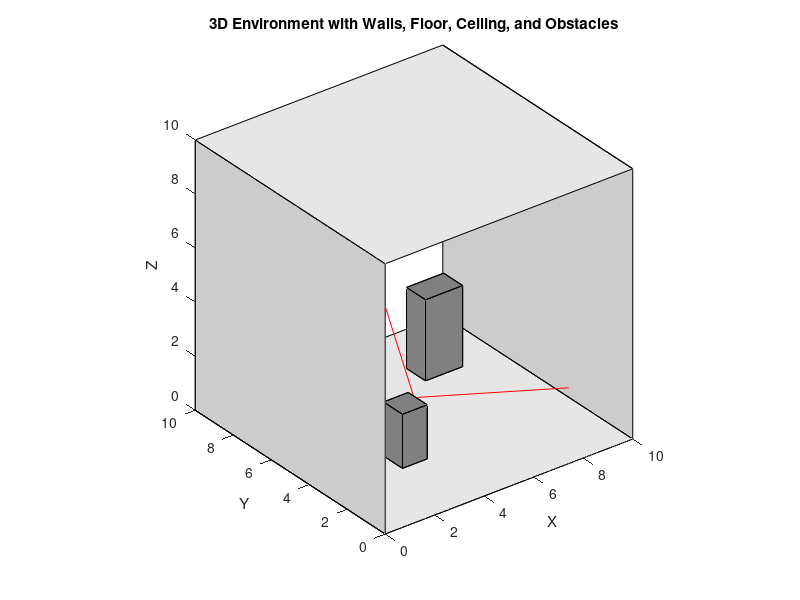

Here is the MATLAB script that generated this plot:
% Main function to set up the environment
function createEnvironment()
    % Define the environment's dimensions
    envWidth = 10; % Width of the environment
    envHeight = 10; % Height of the environment
    envDepth = 10; % Depth of the environment

    % Initialize figure for 3D plotting
    figure;
    hold on;
    axis equal;
    xlabel('X'); ylabel('Y'); zlabel('Z');
    xlim([0 envWidth]); ylim([0 envDepth]); zlim([0 envHeight]);

    % Create walls
    createWall([0 0 0], [envWidth 0 envHeight]); % Back wall
    createWall([0 envDepth 0], [envWidth envDepth envHeight]); % Front wall
    createWall([0 0 0], [0 envDepth envHeight]); % Left wall
    createWall([envWidth 0 0], [envWidth envDepth envHeight]); % Right wall

    % Create floor and ceiling
    createFloor([0 0 0], [envWidth envDepth 0]); % Floor
    createFloor([0 0 envHeight], [envWidth envDepth envHeight]); % Ceiling

    % Create obstacles
    createObstacle([3 3 0], [1 1 2]); % Obstacle 1
    createObstacle([7 7 0], [1.5 1 3]); % Obstacle 2

    % Plot rays originating from a sample transmitter position
    transceiverPosition = [5 5 1]; % Example transmitter position
    plotRays(transceiverPosition, 5); % Generate and plot 5 rays

    hold off;
    view(3); % Set 3D view
    title('3D Environment with Walls, Floor, Ceiling, and Obstacles');
end

% Function to create a wall between two corners in 3D space
function createWall(startCorner, endCorner)
    % Draw a plane representing a wall
    fill3([startCorner(1), endCorner(1), endCorner(1), startCorner(1)], ...
          [startCorner(2), startCorner(2), endCorner(2), endCorner(2)], ...
          [startCorner(3), endCorner(3), endCorner(3), startCorner(3)], ...
          [0.8, 0.8, 0.8]); % Gray color for walls
end

% Function to create a floor or ceiling between two corners
function createFloor(startCorner, endCorner)
    % Draw a plane representing a floor or ceiling
    fill3([startCorner(1), endCorner(1), endCorner(1), startCorner(1)], ...
          [startCorner(2), startCorner(2), endCorner(2), endCorner(2)], ...
          [startCorner(3), startCorner(3), endCorner(3), endCorner(3)], ...
          [0.9, 0.9, 0.9]); % Light gray color for floor/ceiling
end

% Function to create a rectangular obstacle
function createObstacle(position, size)
    % Define the 8 corners of the cuboid
    x = [0 1 1 0 0 1 1 0] * size(1) + position(1);
    y = [0 0 1 1 0 0 1 1] * size(2) + position(2);
    z = [0 0 0 0 1 1 1 1] * size(3) + position(3);

    % Define faces of the cuboid
    faces = [1 2 3 4; 5 6 7 8; 1 2 6 5; 2 3 7 6; 3 4 8 7; 4 1 5 8];

    % Draw the cuboid as a set of faces
    patch('Vertices', [x', y', z'], 'Faces', faces, 'FaceColor', [0.5, 0.5, 0.5]);
end

% Function to plot rays originating from a transmitter in random directions
function plotRays(position, numRays)
    for i = 1:numRays
        % Generate a random direction for the ray
        direction = rand(1, 3) - 0.5;
        direction = direction / norm(direction); % Normalize direction

        % Define the ray end point for visualization
        endPoint = position + direction * 5; % Scale to adjust ray length

        % Plot the ray
        plot3([position(1) endPoint(1)], [position(2) endPoint(2)], [position(3) endPoint(3)], 'r-');
    end
end